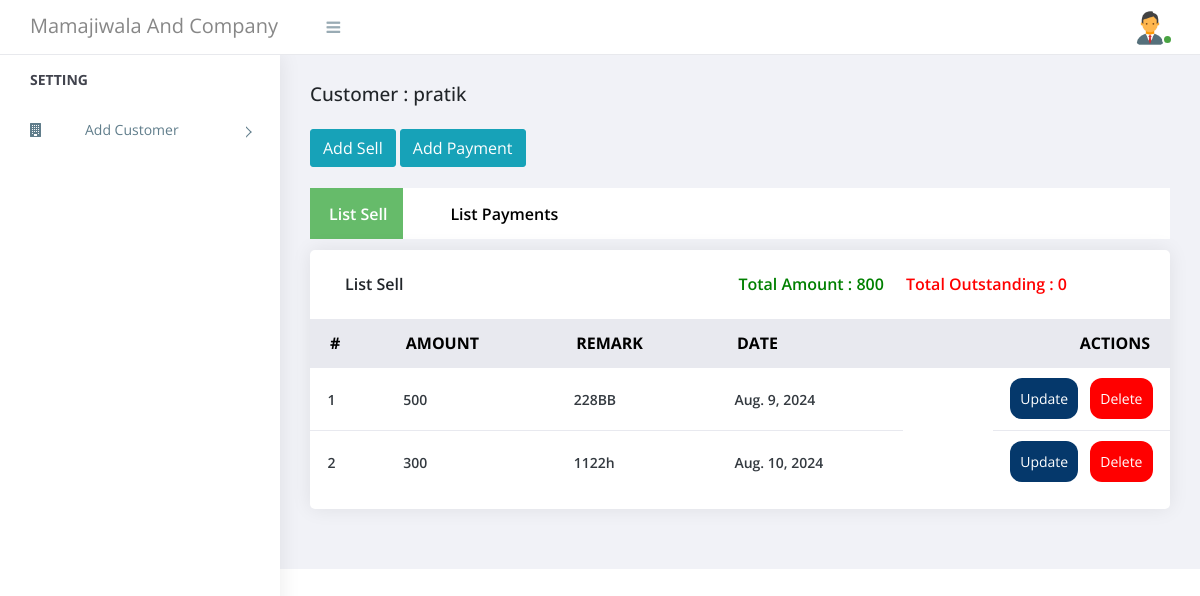
The app's page /main/view-customer-with-id/1, older data.
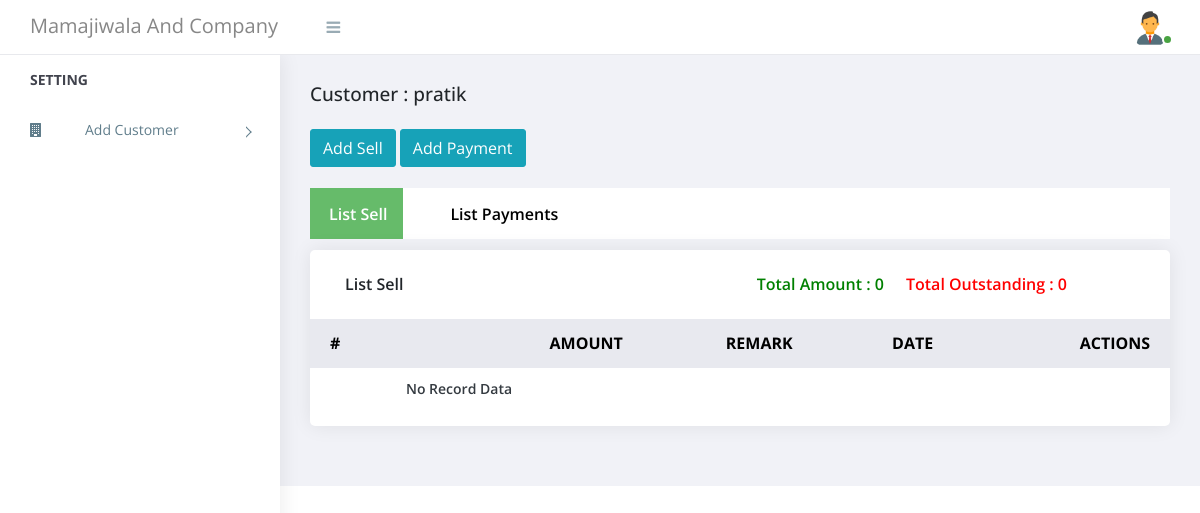
The same page, newer data.
### main/models.py (models this page shows)
class record(models.Model):
    customer = models.ForeignKey(customer, on_delete=models.CASCADE)
    amount = models.IntegerField()
    remark = models.CharField(max_length=50)
    date = models.DateField(auto_now=False)

### main/views.py (the view)
# urls.py: path('view-customer-with-id/<customer_id>', view_customer_with_id, name='view_customer_with_id'),
def view_customer_with_id(request, customer_id):
    record_data = record.objects.filter(customer__id = customer_id)
    customer_instance = customer.objects.get(id = customer_id)
    payment_data = payment.objects.filter(customer__id = customer_id).aggregate(payment_done_amount=Sum('amount'))["payment_done_amount"] or 0
    amo = record_data.aggregate(amo=Sum('amount'))["amo"] or 0
    outstaning_amount = amo - payment_data
    context = {
        'record_data': record_data,
        'amo': amo,
        'outstaning_amount': outstaning_amount,
        'customer_id': customer_id,
        'customer_instance': customer_instance,
    }
    return render(request, 'view_customer.html', context)

### templates/view_customer.html (shortened to what this page needs)
{% extends 'base/base.html' %}
{% block content %}
<div class="row">
    <div class="col-xl-12">
        <h3 style="margin-bottom: 50px;
    margin-top: -32px; font-size: 19px;"> Customer : {{ customer_instance.name }} </h3>
    </div>
</div>
<div class="row">
    <div class="col-xl-12">
        <div style="margin-top: -27px;
    margin-bottom: 21px;">
            <a href="{% url 'add_record' customer_id %}"> <input type="button" value="Add Sell" class="btn btn-info"> </a>
            <a href="{% url 'add_payment' customer_id %}"> <input type="button" value="Add Payment" class="btn btn-info"> </a>
        </div>
        <div style="display: flex;
    gap: 28px;
    background: white;
    margin-bottom: 11px;
    ">
       <a href="{% url 'view_customer_with_id' customer_id %}" class="menu-option active"> List Sell </a>
       <a href="{% url 'view_customer_payment' customer_id %}" class="menu-option"> List Payments </a>
        </div>
        <div class="card">
            <div class="card-body">
                <div class="col-12" style="display: flex;">
                    <div >
                        <h4 class="box-title"> List Sell </h4>
                    </div>
                <div style="text-align: right; display: flex;
    width: 84%;
    justify-content: right;">
                <h4 class="box-title"> <span style="color: green; margin-right: 18px;"> Total Amount : {{ amo }} </span> <span style="color: red;"> Total Outstanding : {{ outstaning_amount}} </span> </h4>
                </div>
                </div>
            </div>
            <div class="card-body--">
                <div class="table-stats order-table ov-h">
                    <table class="table ">
                        <thead>
                            <tr>
                                <th class="serial">#</th>
                                <th>Amount</th>
                                <th>Remark</th>
                                <th>date</th>
                                <th>Actions</th>
                            </tr>
                        </thead>
                        <tbody>
                            {% if record_data %}
                            {% for i in record_data %}
                            <tr>
                                <td class="serial">{{ forloop.counter }}</td>
                                <td>{{ i.amount }}</td>
                                <td>{{ i.remark }}</td>
                                <td>{{ i.date }}</td>
                                <td style="display: flex;
                                gap: 12px; float: right;">
                                   <a href="{% url 'update_record' i.id %}"> <button id="payment-button"  style="background-color: #05386b; border: green; padding: 10px;border-radius: 12px;" type="submit" class="btn-info ">
                                        <span id="payment-button-amount">Update</span>
                                    </button>  </a>
                                    <a href="{% url 'delete_record' i.id %}"> <button id="payment-button"  style="background-color: red; border: green; padding: 10px;border-radius: 12px;" type="submit" class="btn-info ">
                                        <span id="payment-button-amount">Delete</span>
                                    </button>  </a>
                                </td>
                            </tr>
                            {% endfor %}
                            {% else %}
                                <tr><td>No Record Data</td></tr>
                            {% endif %}
                        </tbody>
                    </table>
                </div>
            </div>
        </div>
    </div>
</div>
{% endblock content %}

Row changes from the older to the newer data that the page shows:
removed record: amount "500", remark "228BB", date "Aug. 9, 2024"
removed record: amount "300", remark "1122h", date "Aug. 10, 2024"
Text that changed along with them:
{{ amo }}: "800" → "0"
text now shown: "No Record Data"
